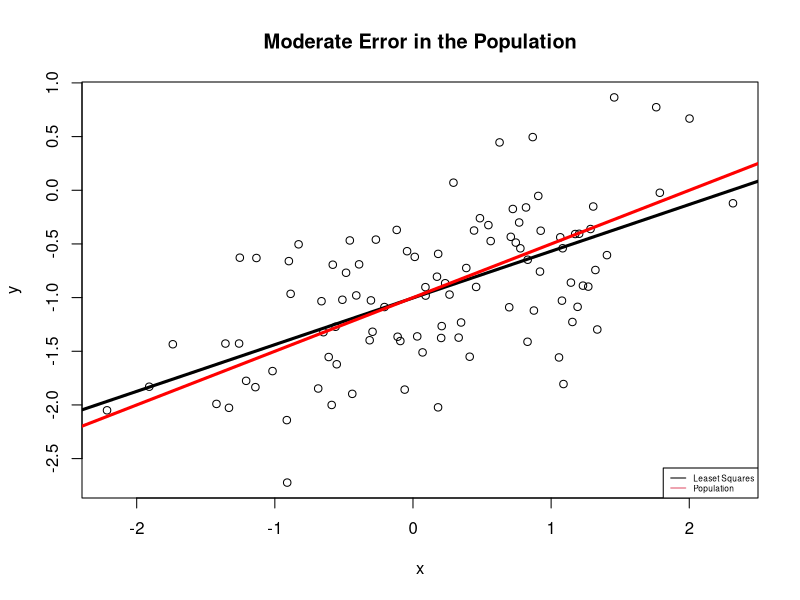
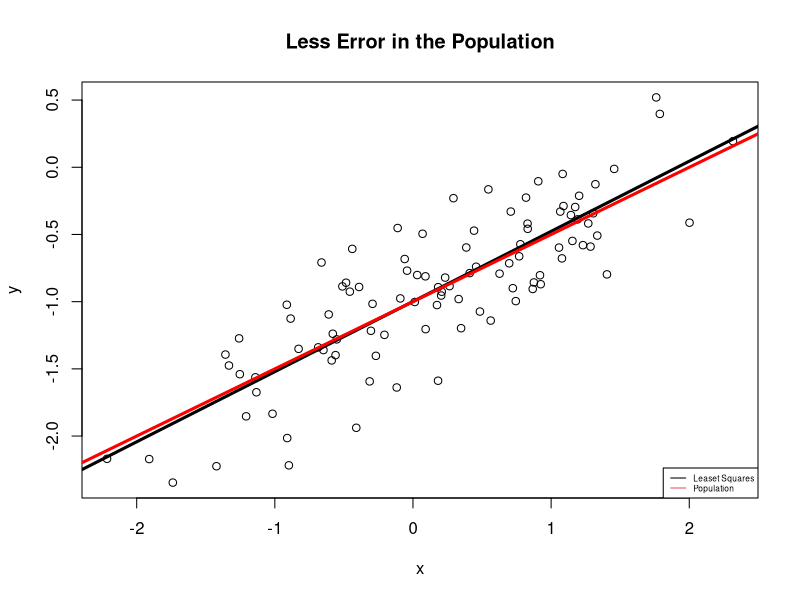
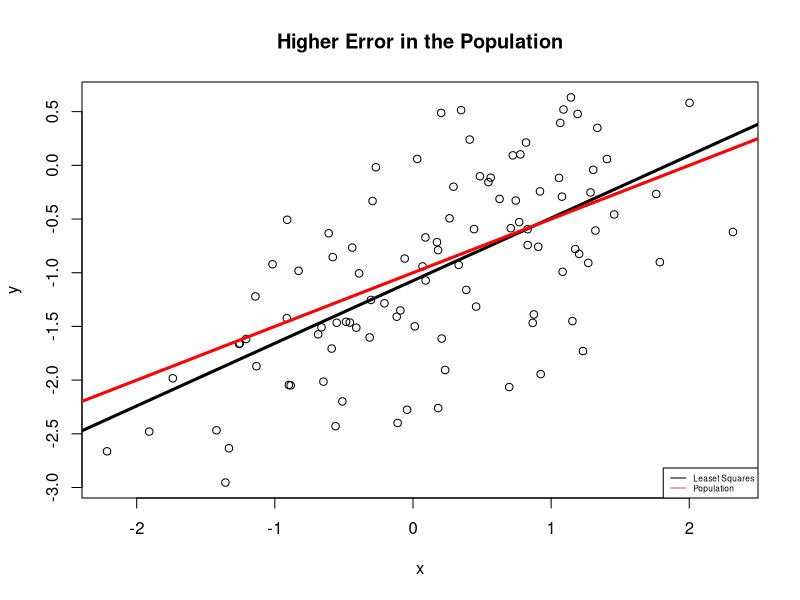
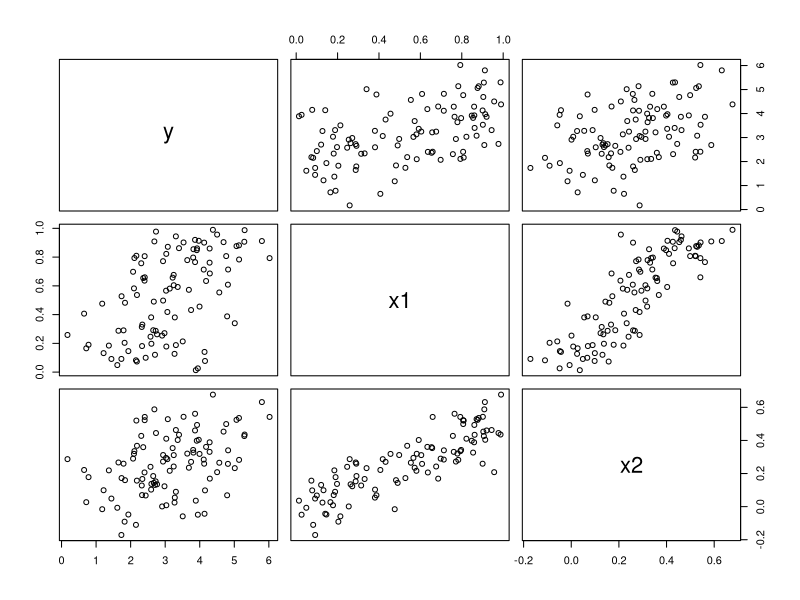
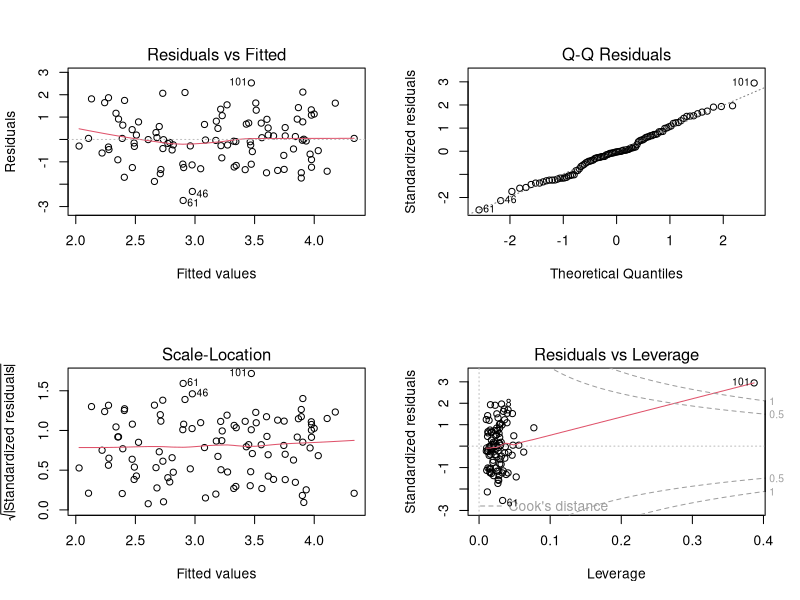
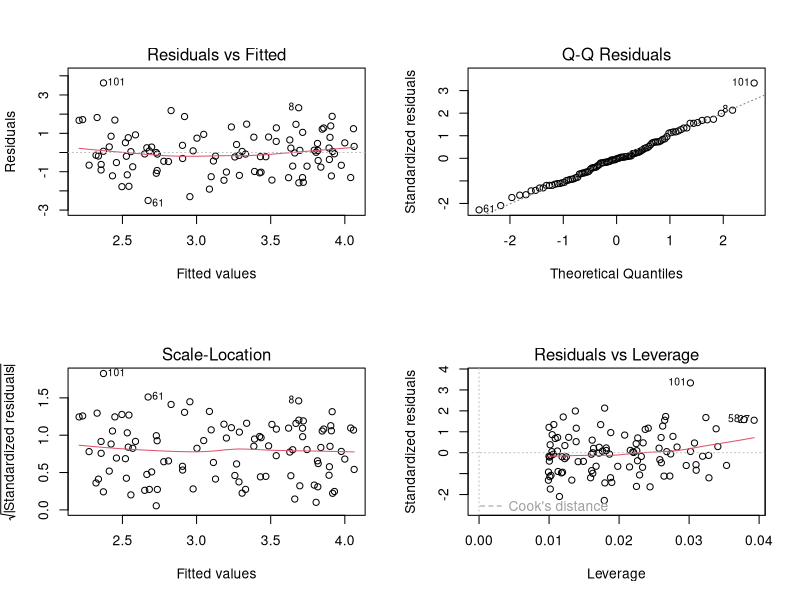
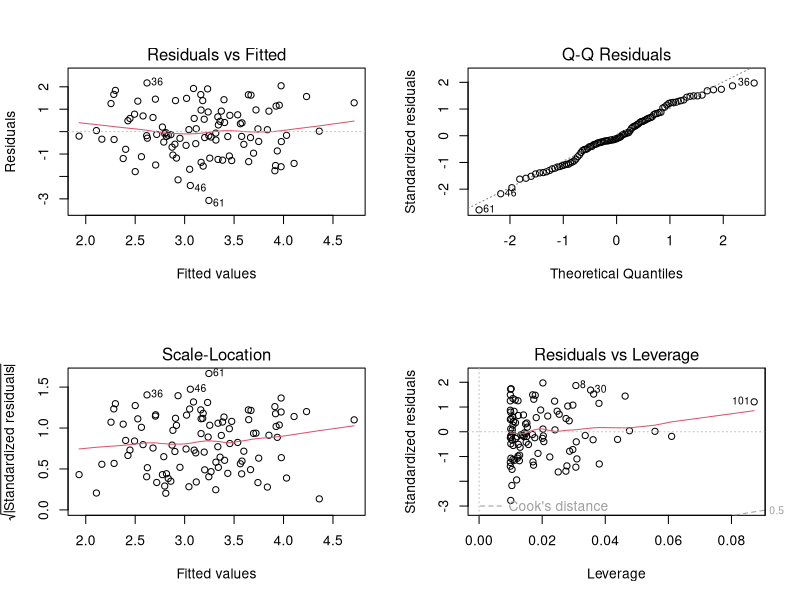
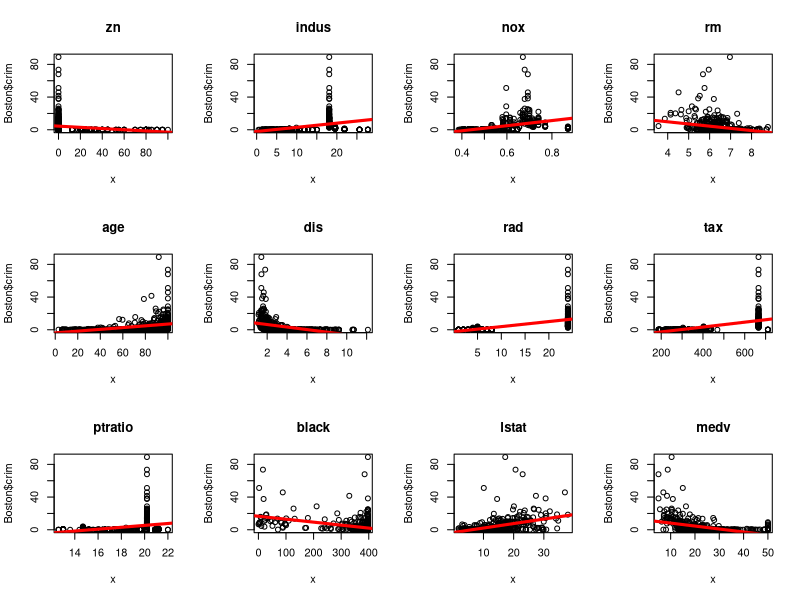

Generate these figures, in order, with R:
# Linear Regression
rm(list=ls())

#####################
#### Part 01     ####
#####################
# Simple Linear Regression
# create simulated data sets and fit simple linear regression models to them.
set.seed(5072)
x <- rnorm(100,mean=0,sd=1)
ep <- rnorm(100,mean=0,sd=0.5)
y = -1 + 0.5*x + ep
length(y)
# e)Comment: in this model, beta0=-1, beta1=0.05
plot(x,y, main="Moderate Error in the Population", xlab="x", ylab="y")
# g)Comment: the relationship between x and y is positive, moderate linear, the amount of variability observed is around 35%. 
mod <- lm(y~x)
coef(mod)
# i)a)Comment: beta0hat=-1, beta1hat=0.435
# i)b)Comment: beta0hat is almost the same as beta0, whereas beta1hat is very close but not the same as beta1.
abline(coef(mod), lwd=3, col="black")
y1 = -1 + 0.5*x
c <- lm(y1~x)
abline(coef(c), lwd=3, col="red")
legend("bottomright", legend = c("Leaset Squares", "Population"), col=c(1, 2), cex=.5, lty=c(1,1))
mode <- lm(formula=y ~ poly(x,2))
coef(mode)
anova(mod,mode)
R2<-summary(mod)$r.squared
# n)Comment: Since the F-statistic < 1, there is no relationship between the response and predictor x^2. p-value=0.5683, which is greater than the biggest alpha 0.1, accept the null hypothesis that no significant difference between model1 and model2. 
##############################################################################################
# Run b-m again with ep_var=0.1
#set.seed(5072)
#x <- rnorm(100,mean=0,sd=1)
ep <- rnorm(100,mean=0,sd=sqrt(0.1))
y = -1 + 0.5*x + ep
length(y)
# e)Comment: in this model, beta0=-1, beta1=0.05
plot(x,y, main="Less Error in the Population", xlab="x", ylab="y")
# g)Comment: the relationship between x and y is positive, strongly linear, the amount of variability observed is around 90%. 
mod2 <- lm(y~x)
coef(mod2)
# i)a)Comment: beta0hat=-0.999, beta1hat=0.521995
# i)b)Comment: beta0hat is almost the same as beta0, whereas beta1hat is very close but not the same as beta1.
abline(coef(mod2), lwd=3, col="black")
y1 = -1 + 0.5*x
c <- lm(y1~x)
abline(coef(c), lwd=3, col="red")
legend("bottomright", legend = c("Leaset Squares", "Population"), col=c(1, 2), cex=.5, lty=c(1,1))
mode2 <- lm(formula=y ~ poly(x,2))
coef(mode2)
anova(mod2,mode2)
R2<-summary(mod2)$r.squared
# n)Comment: Since the F-statistic < 1, there is no relationship between the response and predictor x^2. p-value=0.5683, which is greater than the biggest alpha 0.1, accept the null hypothesis that no significant difference between model1 and model2. 
##################################################################################################3
# Run b-m again with ep_var=0.5
#set.seed(5072)
#x <- rnorm(100,mean=0,sd=1)
ep <- rnorm(100,mean=0,sd=sqrt(0.5))
y = -1 + 0.5*x + ep
length(y)
# e)Comment: in this model, beta0=-1.074, beta1=0.5832
plot(x,y, main="Higher Error in the Population", xlab="x", ylab="y")
# g)Comment: the relationship between x and y is positive, strongly linear, the amount of variability observed is around 90%. 
mod3 <- lm(y~x)
coef(mod3)
# i)a)Comment: beta0hat=-1, beta1hat=0.408
# i)b)Comment: beta0hat is almost the same as beta0, whereas beta1hat is very close but not the same as beta1.
abline(coef(mod3), lwd=3, col="black")
y1 = -1 + 0.5*x
c <- lm(y1~x)
abline(coef(c), lwd=3, col="red")
legend("bottomright", legend = c("Leaset Squares", "Population"), col=c(1, 2), cex=.5, lty=c(1,1))
mode3 <- lm(formula=y ~ poly(x,2))
coef(mode3)
anova(mod3,mode3)
R2<-summary(mod3)$r.squared
# n)Comment: Since the F-statistic < 1, there is no relationship between the response and predictor x^2. p-value=0.5683, which is greater than the biggest alpha 0.1, accept the null hypothesis that no significant difference between model1 and model2. 
#################################################################################################3
# q)Comment: in the previous three plot, I fitted the regression lines for y with ep_variance=0.25, 0.1, and 0.5. The linear regression line fit better when ep_variance is smaller.
confint(mod) #original dataset
confint(mod2) #less noisy dataset
confint(mod3) #nosier dataset
# s)Comment: Larger variance results in larger widths. 

#####################
#### QUESTION 02 ####
#####################
# Collinearity practice
set.seed(5072)
x1 <- runif(100)
x2 <- 0.5*x1+rnorm(100)/10
y=2+2*x1+0.3*x2+rnorm(100)
# b)Comment: beta0=2, beta1=2, beta2=0.3
cor(y,x1)
cor(y,x2)
cor(x1,x2)
pairs(data.frame(y,x1,x2))
# e)Comment: correlation between y,x1=0.51, which is moderate uphill (positive) relationship; between y,x2=0.409, which is moderate uphill linear relationship, between x1,x2=0.844, which is a strong uphill linear relationship. 
lm.fit.both <- lm(y~x1+x2)
lm.fit.both
summary(lm.fit.both)
# h)Comment: look at the Pr(>|t|), beta0hat and beta1hat are indicated highly significant, reject null hypothesis of not related, that beta0hat and beta1hat have relationship with y, whereas beta2hat is not significant and thus has no relationship with y. 
# i)Comment: Yes, can reject the null hypothesis H0:beta1=0. Accept the H0: beta2=0. I got this conclusion by observing the Pr(>|t|) of those two betahats. When P-value < alpha, reject null hypothesis.
lm.fit.justx1 <- lm(y~x1)
summary(lm.fit.justx1)
# k)Comment: Can reject the null hypothesis H0:beta1=0 because the summamry shows that Pr(>|t|) is *** which means highly significant. 
lm.fit.justx2 <- lm(y~x2)
summary(lm.fit.justx2)
# m)Comment: Can reject the null hypothesis H0:beta2=0 because the summary shows its highly significant. 
# n)Comment: The results contradict. Both x1 and x2 have some relationship with y if use x1 and x2 seperately to influence y. x1 has higher influence on y than x2, so when relating x1 and x2 together to indicate y, beta1hat shows more significance than beta2hat. X2 is affected by x1, means they have colinearity, in ml.fit.both, since we already have x1, then x2 is not needed in the model because it is has linear correlation with x1. 
##############################################################################
x1=c(x1,0.1)
x2=c(x2,0.8)
y=c(y,6)
lm.fit.both1 <- lm(y~x1+x2)
lm.fit.both1
summary(lm.fit.both1)
lm.fit.justx11 <- lm(y~x1)
summary(lm.fit.justx11)
lm.fit.justx21 <- lm(y~x2)
summary(lm.fit.justx21)
# q)Comment: In lm.fit.both: beta0hat is highly significant, beta1hat's significance dropped, beta2hat's significance raised. 
# q)Comment: In lm.fit.justx1 and lm.fit.justx2, x1 and x2 are still seperately highly significant.
par(mfrow=c(2,2))
plot(lm.fit.both1)
plot(lm.fit.justx11)
plot(lm.fit.justx21)
# r)Comment: point 101 is an outlier and high-leverage point. 

#####################
#### QUESTION 03 ####
#####################
# Simple vs. Multiple Regression, practice with Extraction Functions
# use Boston dataset in MASS package. 
# try to predict per capita crime rate using the other variables in this data set.
library(MASS)
set.seed(5072)
B <- Boston
#B <- data.frame(Boston)
Predictor <- names(Boston)
B1 <- B[-1] # Keep all the predictors in the Boston data

# This step filled the "Predictors" column of table PT.
n <- ncol(B1)
PT <- matrix(rep(0),nrow=n, ncol=5) # PT = PredictTable
colnames(PT) <- c("Predictor", "F-Statistic", "p-Value", "Beta0_hat", "Beta1_hat")
PT[,1] <- names(B1) # fill Predictors
for (i in 1:n){
  PT[i,2] <- summary(lm(B[,1]~B1[,i]))$fstatistic[1] #fill the "F-Statistic" column of table PT.
  PT[i,3] <- anova(lm(B[,1]~B1[,i]))$'Pr(>F)'[1] #fill the "p-Value" column of the table PT.
  PT[i,4] <- coef(lm(B[,1]~B1[,i]))[1] #fill the "beta_hat" columns of the table PT.
  PT[i,5] <- coef(lm(B[,1]~B1[,i]))[2]
}

PT <- data.frame(PT, stringsAsFactors = FALSE)
PT[,2] <- as.numeric(PT[,2])
PT[,3] <- as.numeric(PT[,3])
PT[,4] <- as.numeric(PT[,4])
PT[,5] <- as.numeric(PT[,5])

#delete p>0.05, keep p<0.05 to reject null hypothesis
alp5 <- PT[(PT[,3]<0.05),]
B2 <- B1[(PT[,3]<0.05),]
alp5[,1]

# plot each predictors
which(PT[,3]>0.05)
Bnew <- B[,-4]
B1new <- B1[,-3]

par(mfrow=c(3,4))
for (i in 1:(n-1)){
  plot(B1new[,i], Bnew[,1], main=alp5[i,1], xlab="x", ylab="Boston$crim") ##ok
  abline(coef(lm(Bnew[,1]~B1new[,i])), lwd=3, col="red")
}
par(mfrow=c(1,1))

# d, Fit a multiple regression model to predict the response using all of the predictors.
#mul <- lm(formula=B$crim~B1$zn+B1$indus+B1$chas+B1$nox+B1$rm+B1$age+B1$dis+B1$rad+B1$tax+B1$ptratio+B1$black+B1$lstat+B1$medv)
mul <- lm(formula=B$crim~B1$zn+B1$indus+B1$chas+B1$nox+B1$rm+B1$age+B1$dis+B1$rad+B1$tax+B1$ptratio+B1$black+B1$lstat+B1$medv)$coefficients

summary(mul)
anova(lm(formula=B$crim~B1$zn+B1$indus+B1$chas+B1$nox+B1$rm+B1$age+B1$dis+B1$rad+B1$tax+B1$ptratio+B1$black+B1$lstat+B1$medv))
confint(lm(formula=B$crim~B1$zn+B1$indus+B1$chas+B1$nox+B1$rm+B1$age+B1$dis+B1$rad+B1$tax+B1$ptratio+B1$black+B1$lstat+B1$medv))


# e, already created, check alp5

# f, 
plot(PT$Beta1_hat, mul[2:14], xlab="Univariate", ylab="Multiple")
# g)Comment: from the plot, can see that most of the univariate and multiple regression grouped together at the upper left cornor with the values approximation agreed. There is one outlier in this plot where univariate of one predictor is very high around 30 but multiple regression shows that this predictor has a very strong negative coefficient with the response of around -10. I would say Multiple can give a more accurate prediction. Because single predictors correspond to the response more precisely to the predictor, the parameter associated will be more accurate because the interval due to the confidence level is narrower compared to that of the multiple fitting. 

#anova(lm(Bnew$crim~B1new$medv),lm(Bnew$crim ~ poly(B1new$medv, 3, raw=TRUE)))$'F'[2]
#anova(lm(Bnew$crim~B1new$medv),lm(Bnew$crim ~ poly(B1new$medv, 3, raw=TRUE)))$'Pr(>F)'[2]
g <- matrix(rep(0),nrow=n-1, ncol=3) # PT = PredictTable
colnames(g) <- c("Predictor", "fstat", "pvalueofFstat")
g[,1] <- names(B1new) # fill Predictors

#### cannot use this one, dont know why. Error: invalid type (list)
#for (i in 1:n-1){
#  g[i,2] <- anova(lm(Bnew$crim~B1new[,i]),lm(Bnew$crim ~ poly(B1new[,i], 3, raw=TRUE)))$'F'[2] #fill the "F-Statistic" column of table g.
#  g[i,3] <- anova(lm(Bnew$crim~B1new[,i]),lm(Bnew$crim ~ poly(B1new[,i], 3, raw=TRUE)))$'Pr(>F)'[2] #fill the "p-Value" column of the table g.
#}

for (i in 1:12){
  mode1 <- lm(Bnew$crim~B1new[,i])                                                           
  mode2 <- lm(Bnew$crim ~ poly(B1new[,i], 3, raw=TRUE))
  g[i,2] <- anova(mode1, mode2)$'F'[2]  
  g[i,3] <- anova(mode1, mode2)$'Pr(>F)'[2]
}
g <- data.frame(g, stringsAsFactors = FALSE)
g[,2] <- as.numeric(g[,2])
g[,3] <- as.numeric(g[,3])
g <- g[order(g$pvalueofFstat),] # Sort by pvalueofFstat in ascending order.

#delete p>0.05, keep p<0.05 to reject null hypothesis
alpha5 <- g[(g[,3]<0.05),]
alpha5[,1] # we can reject the null hypothesis with these predictors.                                                                                                                                                                                                                                                                                                                                                                                                                                                                                                                                                                                                                                                                                                                                                      




